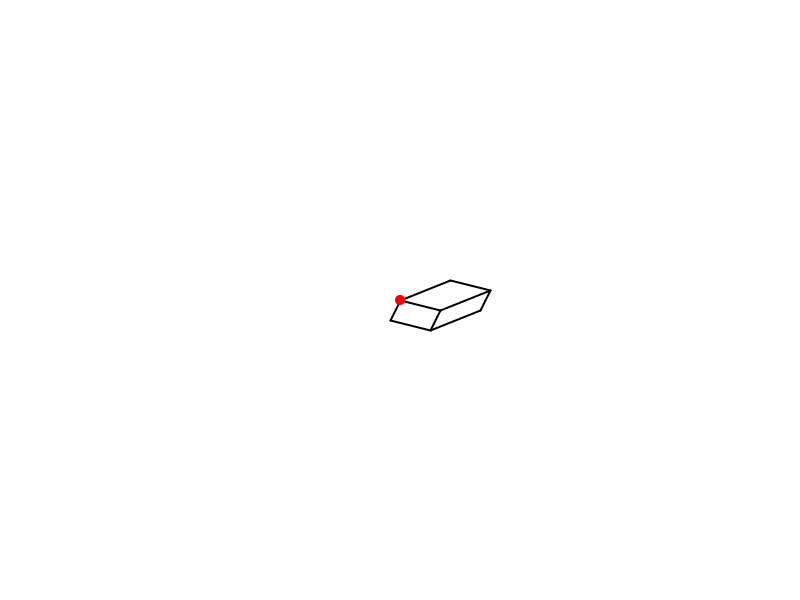
Frame 1 (no input)
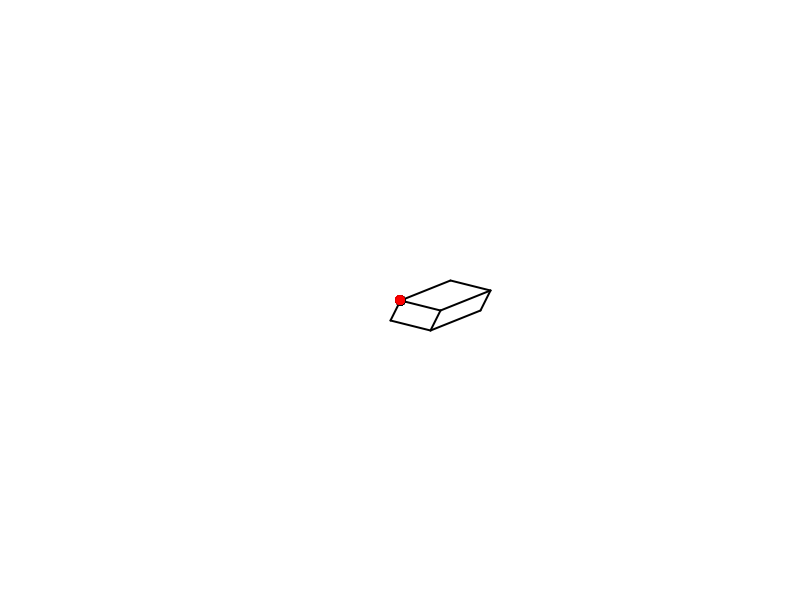
Frame 60 (the mouse pressed at the canvas centre just before this capture)
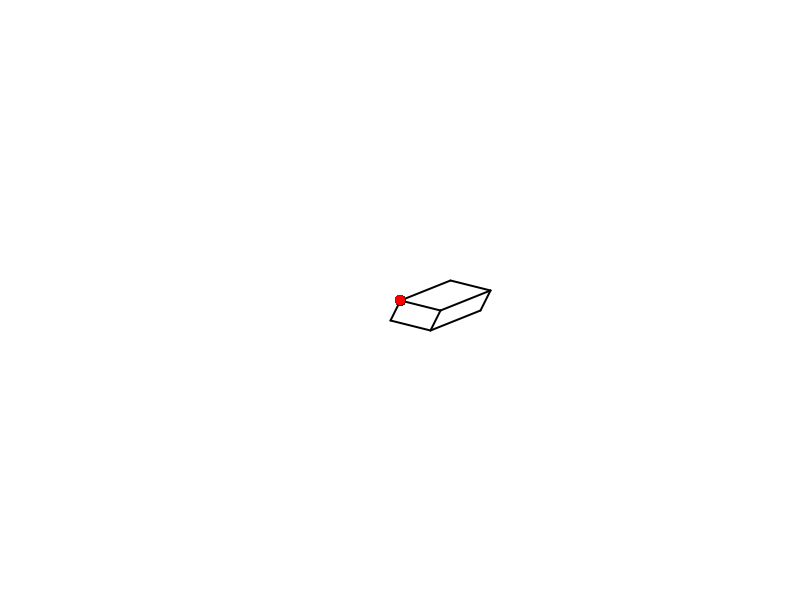
Frame 120 (the mouse held since frame 60 and released just before this capture)

The Processing sketch that drew these frames (run headless with seeded random() and noise(); from frame 60 on, the mouse is pressed at the canvas centre):

// Processing sketch: TP01PMDVJ_punto10
// ── TP01PMDVJ_punto10.pde
Vector A;
Vector B;
Vector C;
Vector AB=new Vector();
Vector BA=new Vector();
Vector BC=new Vector();
Vector CB=new Vector();
Vector CBA=new Vector();
Vector ABC=new Vector();
void setup(){
  size(800,600);
  background(255);
  translate(width / 2, height / 2);// traslada el eje de coordenads al centro de la pantalla
  scale(1, -1);// "corrige" el eje Y para que positivo sea hacia arriba 
  A=new Vector();
  A.dibujarVector(new PVector(0,0), new PVector(-10,-20));
  B=new Vector();
  B.dibujarVector(new PVector(0,0), new PVector(40,-10));
  C=new Vector();
  C.dibujarVector(new PVector(0,0), new PVector(50,20));
  
  //AB = new Vector();
  AB=A.sumaV(B);
  AB.dibujarVector(new PVector(A.puntoDestino.x,A.puntoDestino.y),new PVector(AB.puntoDestino.x,AB.puntoDestino.y));
  ///////line(A.puntoDestino.x,A.puntoDestino.y,AB.puntoDestino.x,AB.puntoDestino.y );
  BA=B.sumaV(A);
  BA.dibujarVector(new PVector(BA.puntoDestino.x,BA.puntoDestino.y),new PVector(B.puntoDestino.x,B.puntoDestino.y));
  BC=B.sumaV(C);
  BC.dibujarVector(new PVector(B.puntoDestino.x,B.puntoDestino.y), new PVector(BC.puntoDestino.x,BC.puntoDestino.y));
  CB=C.sumaV(B);
  CB.dibujarVector(new PVector(C.puntoDestino.x,C.puntoDestino.y),new PVector(CB.puntoDestino.x,CB.puntoDestino.y));
  ABC=AB.sumaV(C);
  ABC.dibujarVector(new PVector(AB.puntoDestino.x,AB.puntoDestino.y),new PVector(ABC.puntoDestino.x,ABC.puntoDestino.y));
  CBA=CB.sumaV(A);
  CBA.dibujarVector(new PVector(CB.puntoDestino.x,CB.puntoDestino.y),new PVector(CBA.puntoDestino.x,CBA.puntoDestino.y));
}
void draw(){
  fill(255,0,0);
  strokeWeight(0);
  circle(width/2,height/2,10);//circulo de refenrencia, origen de coordenadas(0,0,0)
  println(A.sumaV(B).puntoDestino.x,A.sumaV(B).puntoDestino.y);
  //println(A.getpDestino().x,A.getpDestino().y,B.getpDestino().x,B.getpDestino().y,AmenosB.getpDestino().x,AmenosB.getpDestino().y); //new PVector(B.getpDestino().x,B.getpDestino().y),new PVector(AmenosB.getpDestino().x,AmenosB.getpDestino().y
  //println(v);
}

// ── Vector.pde
class Vector{
  
  public PVector puntoOrigen;
  
  public PVector puntoDestino;
  
  public Vector vectorResultado;
  
  public Vector(){
    //new Vector();
  }
  public Vector(PVector origen, PVector destino){
    this.puntoOrigen=new PVector (origen.x,origen.y);//Producto ecalar para visualizar los vectores
    this.puntoDestino=new PVector (destino.x,destino.y);
  }
  
  public void dibujarVector(PVector origen, PVector destino) {
    
    this.puntoOrigen=new PVector (origen.x,origen.y);//Producto ecalar para visualizar los vectores
    this.puntoDestino=new PVector (destino.x,destino.y);
    //stroke(55,66,11);//color de lineas modificar, recibir un color en esta funcion y en el constructor, asignar el color a cada linea
    strokeWeight(2);
    //line(puntoOrigen.x, puntoOrigen.y, puntoDestino.x*10, puntoDestino.y*10);
    line(puntoOrigen.x, puntoOrigen.y, puntoDestino.x, puntoDestino.y);
  }
  
  public Vector sumaV(Vector vectorSumar){
    PVector origen = new PVector(puntoOrigen.x + vectorSumar.puntoOrigen.x, puntoOrigen.y + vectorSumar.puntoOrigen.y);
    PVector destino = new PVector(puntoDestino.x + vectorSumar.puntoDestino.x, puntoDestino.y + vectorSumar.puntoDestino.y);
    return new Vector(origen,destino);
  }
  public Vector restaV(Vector vectorRestar){
    PVector resultOrigen = PVector.sub(vectorRestar.puntoOrigen,puntoOrigen );
    PVector resultDestino = PVector.sub(vectorRestar.puntoDestino,puntoDestino );
    //PVector r= new PVector (resultDestino.x/10,resultDestino.y/10);
   //PVector inicio= new PVector (0,0);
   //PVector r= new PVector((vectorRestar.puntoDestino.x - puntoDestino.x),(vectorRestar.puntoDestino.y - puntoDestino.y)) ;
   //println(r);
    //println(resultDestino);
    
    return new Vector(resultOrigen,resultDestino);
    //return new Vector(r,inicio);
  }
  public PVector getpOrigen(){
    return this.puntoOrigen;
  }
  public void setpOrigen(PVector setV){
    this.puntoOrigen=setV;
  }
   public PVector getpDestino(){
    return this.puntoDestino;
  }
  public void setpDestino(PVector setV){
    this.puntoDestino=setV;
  }
 
}
